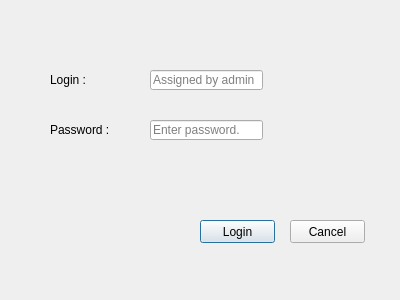
<?xml version="1.0" encoding="UTF-8"?>
<ui version="4.0">
 <class>LoginDialog</class>
 <widget class="QDialog" name="LoginDialog">
  <property name="geometry">
   <rect>
    <x>0</x>
    <y>0</y>
    <width>400</width>
    <height>300</height>
   </rect>
  </property>
  <property name="windowTitle">
   <string>Dialog</string>
  </property>
  <widget class="QLabel" name="labelLogin">
   <property name="geometry">
    <rect>
     <x>50</x>
     <y>70</y>
     <width>100</width>
     <height>20</height>
    </rect>
   </property>
   <property name="text">
    <string>Login :</string>
   </property>
  </widget>
  <widget class="QLabel" name="labelPsw">
   <property name="geometry">
    <rect>
     <x>50</x>
     <y>120</y>
     <width>100</width>
     <height>20</height>
    </rect>
   </property>
   <property name="text">
    <string>Password :</string>
   </property>
  </widget>
  <widget class="QLineEdit" name="lineEditLogin">
   <property name="geometry">
    <rect>
     <x>150</x>
     <y>70</y>
     <width>113</width>
     <height>20</height>
    </rect>
   </property>
   <property name="placeholderText">
    <string>Assigned by admin</string>
   </property>
  </widget>
  <widget class="QLineEdit" name="lineEditPsw">
   <property name="geometry">
    <rect>
     <x>150</x>
     <y>120</y>
     <width>113</width>
     <height>20</height>
    </rect>
   </property>
   <property name="echoMode">
    <enum>QLineEdit::Password</enum>
   </property>
   <property name="placeholderText">
    <string>Enter password.</string>
   </property>
  </widget>
  <widget class="QPushButton" name="pushButtonLogin">
   <property name="geometry">
    <rect>
     <x>200</x>
     <y>220</y>
     <width>75</width>
     <height>23</height>
    </rect>
   </property>
   <property name="text">
    <string>Login</string>
   </property>
  </widget>
  <widget class="QPushButton" name="pushButtonCalcel">
   <property name="geometry">
    <rect>
     <x>290</x>
     <y>220</y>
     <width>75</width>
     <height>23</height>
    </rect>
   </property>
   <property name="text">
    <string>Cancel</string>
   </property>
  </widget>
 </widget>
 <resources/>
 <connections>
  <connection>
   <sender>pushButtonCalcel</sender>
   <signal>clicked()</signal>
   <receiver>LoginDialog</receiver>
   <slot>close()</slot>
   <hints>
    <hint type="sourcelabel">
     <x>322</x>
     <y>229</y>
    </hint>
    <hint type="destinationlabel">
     <x>375</x>
     <y>262</y>
    </hint>
   </hints>
  </connection>
 </connections>
</ui>
